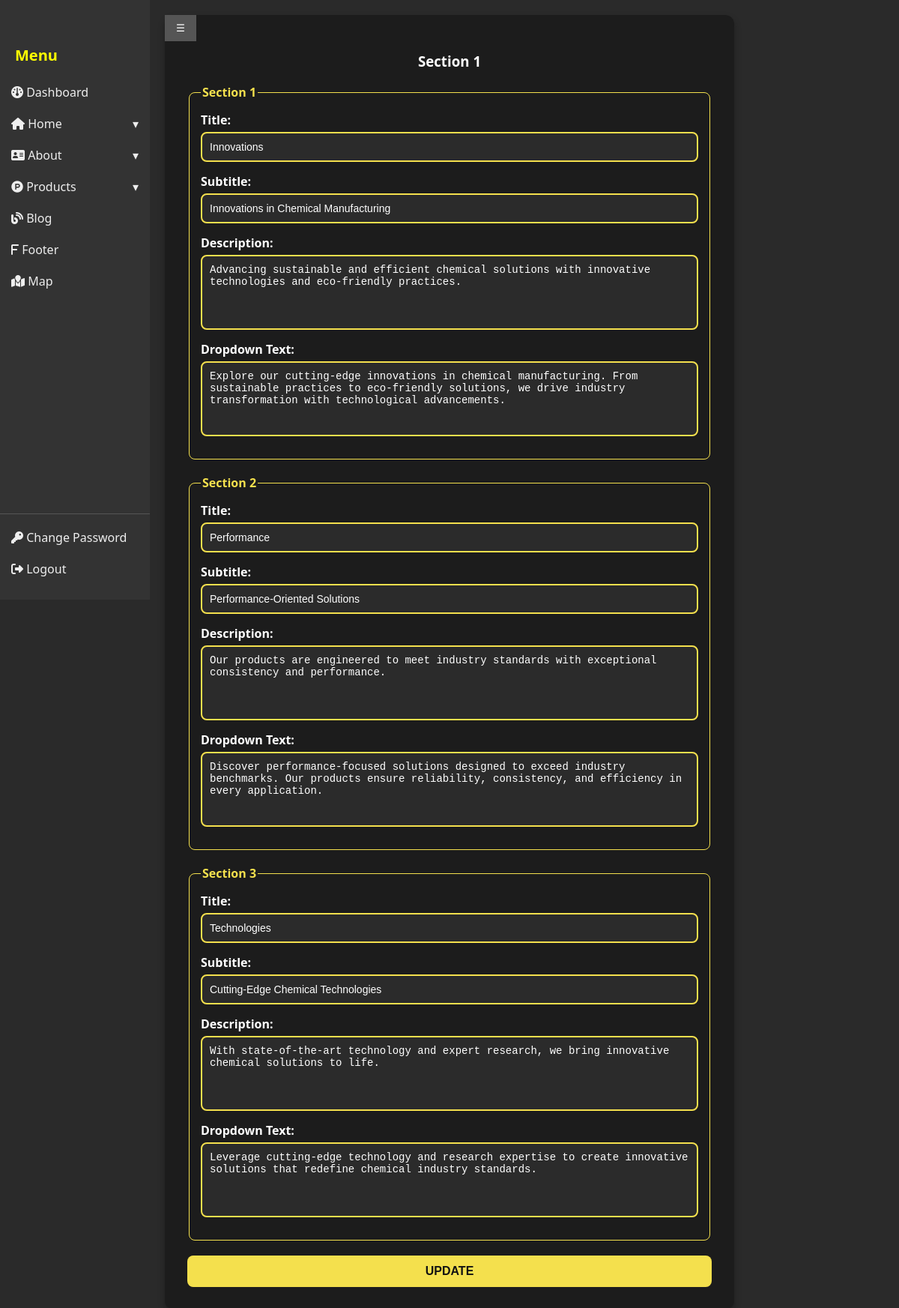
Page /backend/section_1.php (signed in) on the committed database.
### tables this page shows
CREATE TABLE `content_sections` (
  `id` int(11) NOT NULL,
  `title` varchar(255) NOT NULL,
  `subtitle` varchar(255) NOT NULL,
  `description` text NOT NULL,
  `dropdown_text` text NOT NULL
);

### backend/section_1.php (the view, shortened to what this page needs)
<?php
require 'db_connection.php';
$sql_sections = "SELECT * FROM content_sections ORDER BY id ASC";
$result_sections = $conn->query($sql_sections);
?>
<!DOCTYPE html>
<html lang="en">
<head>
</head>
<body>
    <?php include 'side_bar.php'; ?>
    <div class="container">
        <form method="POST" enctype="multipart/form-data">
            <h3>Section 1</h3>
            <?php while ($section = $result_sections->fetch_assoc()): ?>
                <fieldset>
                    <legend>Section <?= $section['id'] ?></legend>
                    <div class="form-group">
                        <label>Title:</label>
                        <input type="text" name="sections[<?= $section['id'] ?>][title]" value="<?= htmlspecialchars($section['title']) ?>" required>
                    </div>
                    <div class="form-group">
                        <label>Subtitle:</label>
                        <input type="text" name="sections[<?= $section['id'] ?>][subtitle]" value="<?= htmlspecialchars($section['subtitle']) ?>" required>
                    </div>
                    <div class="form-group">
                        <label>Description:</label>
                        <textarea name="sections[<?= $section['id'] ?>][description]" required><?= htmlspecialchars($section['description']) ?></textarea>
                    </div>
                    <div class="form-group">
                        <label>Dropdown Text:</label>
                        <textarea name="sections[<?= $section['id'] ?>][dropdown_text]" required><?= htmlspecialchars($section['dropdown_text']) ?></textarea>
                    </div>
                </fieldset>
            <?php endwhile; ?>
            <button type="submit">Update</button>
        </form>
    </div>
</body>
</html>

### backend/section_1.php (style rules this page uses)
html, body { padding: 0; margin: 0; }
body { font-family: 'Segoe UI', Tahoma, Geneva, Verdana, sans-serif; background-color: #2a2a2a; color: #ffffff; }
.container { padding: 20px; }
form { max-width: 700px; background-color: #1c1c1c; padding: 30px; border-radius: 12px; box-shadow: 0px 5px 10px rgba(0, 0, 0, 0.3); margin: auto; }
h3 { text-align: center; }
.form-group { display: flex; flex-direction: column; margin-bottom: 15px; }
fieldset { border: 1px solid #f4e04d; padding: 15px; border-radius: 8px; margin-bottom: 20px; }
legend { font-weight: bold; color: #f4e04d; }
label { font-weight: bold; margin-bottom: 5px; }
input[type="text"], textarea, input[type="file"] { width: 100%; padding: 10px; background-color: #2b2b2b; border: 2px solid #f4e04d; border-radius: 8px; color: #ffffff; font-size: 14px; box-sizing: border-box; }
textarea { height: 100px; resize: none; }
button[type="submit"] { width: 100%; padding: 12px; background-color: #f4e04d; color: #121212; border: none; border-radius: 8px; font-size: 16px; font-weight: bold; text-transform: uppercase; cursor: pointer; transition: all 0.3s ease; }

### backend/side_bar.php (style rules this page uses)
body { margin: 0; overflow-x: hidden; font-family: 'Segoe UI', Tahoma, Geneva, Verdana, sans-serif; }

### rows in the picture
content_sections: id "1", title "Innovations", subtitle "Innovations in Chemical Manufacturing", id+description "Advancing sustainable and efficient chemical solutions with innovative technologies and eco-friendly practices.", id+dropdown_text "Explore our cutting-edge innovations in chemical manufacturing. From sustainable practices to eco-friendly solutions, we drive industry transformation with technological advancements."
content_sections: id "2", title "Performance", subtitle "Performance-Oriented Solutions", id+description "Our products are engineered to meet industry standards with exceptional consistency and performance.", id+dropdown_text "Discover performance-focused solutions designed to exceed industry benchmarks. Our products ensure reliability, consistency, and efficiency in every application."
content_sections: id "3", title "Technologies", subtitle "Cutting-Edge Chemical Technologies", id+description "With state-of-the-art technology and expert research, we bring innovative chemical solutions to life.", id+dropdown_text "Leverage cutting-edge technology and research expertise to create innovative solutions that redefine chemical industry standards."
